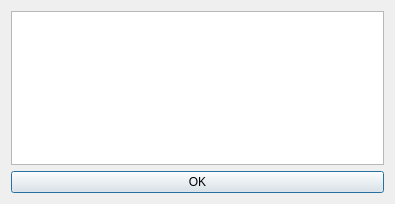
<?xml version="1.0" encoding="UTF-8"?>
<ui version="4.0">
 <class>DialogWait</class>
 <widget class="QDialog" name="DialogWait">
  <property name="geometry">
   <rect>
    <x>0</x>
    <y>0</y>
    <width>395</width>
    <height>204</height>
   </rect>
  </property>
  <property name="windowTitle">
   <string>Waiting</string>
  </property>
  <property name="layoutDirection">
   <enum>Qt::LeftToRight</enum>
  </property>
  <property name="autoFillBackground">
   <bool>false</bool>
  </property>
  <property name="inputMethodHints">
   <set>Qt::ImhNone</set>
  </property>
  <layout class="QGridLayout" name="gridLayout">
   <item row="4" column="0">
    <widget class="QPushButton" name="pushButton_OK_DialogWait">
     <property name="text">
      <string>OK</string>
     </property>
    </widget>
   </item>
   <item row="3" column="0">
    <widget class="QTextBrowser" name="textBrowser_Info"/>
   </item>
  </layout>
 </widget>
 <resources/>
 <connections/>
</ui>
